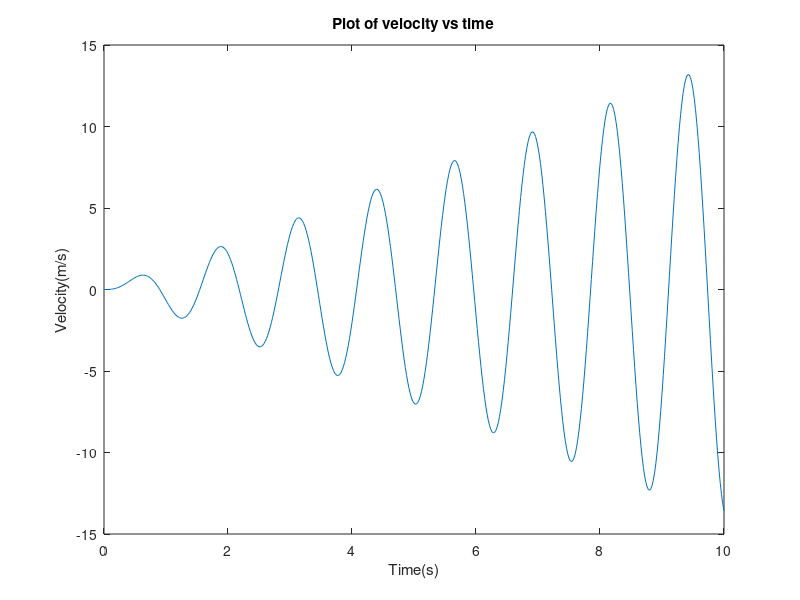

MATLAB code to generate this figure:
% Acceleration and Velocity
% Create the function handle for the acceleration
acc = @(t) 7*t.*sin(5*t);
% Use a loop with t values ranging from 0 to 10 seconds with an increment
% of 0.02
count = 1;
for t = 0:0.02:10
    vel(count) = integral(acc,0,t);
    count = count+1;
end
t = 0:0.02:10;
% Plot the velocity vs time
plot(t,vel)
xlabel('Time(s)')
ylabel('Velocity(m/s)')
title('Plot of velocity vs time')
